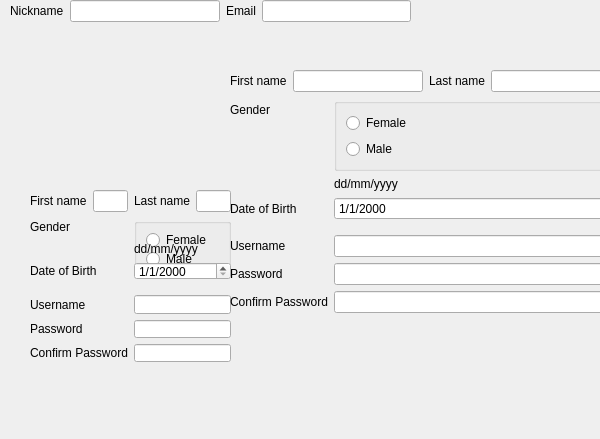
<?xml version="1.0" encoding="UTF-8"?>
<ui version="4.0">
 <class>Form</class>
 <widget class="QWidget" name="Form">
  <property name="geometry">
   <rect>
    <x>0</x>
    <y>0</y>
    <width>600</width>
    <height>439</height>
   </rect>
  </property>
  <property name="windowTitle">
   <string>Form</string>
  </property>
  <widget class="QWidget" name="layoutWidget">
   <property name="geometry">
    <rect>
     <x>10</x>
     <y>0</y>
     <width>401</width>
     <height>22</height>
    </rect>
   </property>
   <layout class="QGridLayout" name="gridLayout_2">
    <item row="0" column="1">
     <widget class="QLineEdit" name="firstname_2"/>
    </item>
    <item row="0" column="3">
     <widget class="QLineEdit" name="surname_2"/>
    </item>
    <item row="0" column="0">
     <widget class="QLabel" name="label_4">
      <property name="text">
       <string>Nickname</string>
      </property>
     </widget>
    </item>
    <item row="0" column="2">
     <widget class="QLabel" name="label_2">
      <property name="text">
       <string>Email</string>
      </property>
     </widget>
    </item>
   </layout>
  </widget>
  <widget class="QWidget" name="widget" native="true">
   <property name="geometry">
    <rect>
     <x>30</x>
     <y>180</y>
     <width>251</width>
     <height>191</height>
    </rect>
   </property>
   <property name="cursor">
    <cursorShape>ArrowCursor</cursorShape>
   </property>
   <property name="mouseTracking">
    <bool>false</bool>
   </property>
   <property name="inputMethodHints">
    <set>Qt::ImhSensitiveData</set>
   </property>
   <widget class="QStackedWidget" name="stackedWidget">
    <property name="geometry">
     <rect>
      <x>20</x>
      <y>20</y>
      <width>451</width>
      <height>211</height>
     </rect>
    </property>
    <property name="currentIndex">
     <number>1</number>
    </property>
    <widget class="QWidget" name="page">
     <widget class="QLabel" name="label_7">
      <property name="geometry">
       <rect>
        <x>30</x>
        <y>30</y>
        <width>111</width>
        <height>51</height>
       </rect>
      </property>
      <property name="text">
       <string>username</string>
      </property>
     </widget>
     <widget class="QLineEdit" name="lineEdit">
      <property name="geometry">
       <rect>
        <x>90</x>
        <y>50</y>
        <width>113</width>
        <height>20</height>
       </rect>
      </property>
     </widget>
    </widget>
    <widget class="QWidget" name="page_3"/>
    <widget class="QWidget" name="page_2"/>
   </widget>
   <widget class="QWidget" name="widget_2" native="true">
    <property name="geometry">
     <rect>
      <x>0</x>
      <y>10</y>
      <width>201</width>
      <height>181</height>
     </rect>
    </property>
    <layout class="QGridLayout" name="gridLayout_4">
     <item row="1" column="0">
      <layout class="QFormLayout" name="formLayout_3">
       <item row="0" column="0">
        <widget class="QLabel" name="label_12">
         <property name="text">
          <string>Gender</string>
         </property>
        </widget>
       </item>
       <item row="0" column="1">
        <widget class="QGroupBox" name="groupBox_2">
         <property name="minimumSize">
          <size>
           <width>0</width>
           <height>60</height>
          </size>
         </property>
         <property name="title">
          <string/>
         </property>
         <layout class="QFormLayout" name="formLayout_4">
          <item row="0" column="0">
           <widget class="QRadioButton" name="female_radioButton_3">
            <property name="text">
             <string>Female</string>
            </property>
           </widget>
          </item>
          <item row="1" column="0">
           <widget class="QRadioButton" name="male_radioButton_2">
            <property name="text">
             <string>Male</string>
            </property>
           </widget>
          </item>
         </layout>
        </widget>
       </item>
       <item row="1" column="1">
        <widget class="QLabel" name="label_13">
         <property name="text">
          <string>dd/mm/yyyy</string>
         </property>
        </widget>
       </item>
       <item row="2" column="0">
        <widget class="QLabel" name="label_14">
         <property name="text">
          <string>Date of Birth</string>
         </property>
        </widget>
       </item>
       <item row="2" column="1">
        <widget class="QDateEdit" name="dateEdit_2">
         <property name="displayFormat">
          <string>d/M/yyyy</string>
         </property>
        </widget>
       </item>
       <item row="3" column="0">
        <widget class="Line" name="line_3">
         <property name="orientation">
          <enum>Qt::Horizontal</enum>
         </property>
        </widget>
       </item>
       <item row="4" column="0">
        <widget class="QLabel" name="label_15">
         <property name="text">
          <string>Username</string>
         </property>
        </widget>
       </item>
       <item row="4" column="1">
        <widget class="QLineEdit" name="username_2"/>
       </item>
       <item row="5" column="0">
        <widget class="QLabel" name="label_16">
         <property name="text">
          <string>Password</string>
         </property>
        </widget>
       </item>
       <item row="5" column="1">
        <widget class="QLineEdit" name="password_2">
         <property name="inputMask">
          <string notr="true"/>
         </property>
         <property name="text">
          <string notr="true"/>
         </property>
        </widget>
       </item>
       <item row="6" column="0">
        <widget class="QLabel" name="label_17">
         <property name="text">
          <string>Confirm Password</string>
         </property>
        </widget>
       </item>
       <item row="6" column="1">
        <widget class="QLineEdit" name="lineEdit_2"/>
       </item>
       <item row="7" column="0">
        <widget class="Line" name="line_4">
         <property name="orientation">
          <enum>Qt::Horizontal</enum>
         </property>
        </widget>
       </item>
      </layout>
     </item>
     <item row="0" column="0">
      <layout class="QGridLayout" name="gridLayout_5">
       <item row="0" column="1">
        <widget class="QLineEdit" name="firstname_4"/>
       </item>
       <item row="0" column="3">
        <widget class="QLineEdit" name="surname_4"/>
       </item>
       <item row="0" column="0">
        <widget class="QLabel" name="label_18">
         <property name="text">
          <string>First name</string>
         </property>
        </widget>
       </item>
       <item row="0" column="2">
        <widget class="QLabel" name="label_20">
         <property name="text">
          <string>Last name</string>
         </property>
        </widget>
       </item>
      </layout>
     </item>
    </layout>
   </widget>
   <zorder>stackedWidget</zorder>
   <zorder>scrollArea</zorder>
   <zorder>widget_2</zorder>
  </widget>
  <widget class="QWidget" name="widget_3" native="true">
   <property name="geometry">
    <rect>
     <x>230</x>
     <y>70</y>
     <width>391</width>
     <height>311</height>
    </rect>
   </property>
   <property name="styleSheet">
    <string notr="true"/>
   </property>
   <layout class="QGridLayout" name="gridLayout_3">
    <item row="0" column="0">
     <layout class="QGridLayout" name="gridLayout_8">
      <item row="0" column="1">
       <widget class="QLineEdit" name="firstname_6"/>
      </item>
      <item row="0" column="0">
       <widget class="QLabel" name="label_28">
        <property name="text">
         <string>First name</string>
        </property>
       </widget>
      </item>
      <item row="0" column="2">
       <widget class="QLabel" name="label_29">
        <property name="text">
         <string>Last name</string>
        </property>
       </widget>
      </item>
      <item row="0" column="3">
       <widget class="QLineEdit" name="surname_6"/>
      </item>
     </layout>
    </item>
    <item row="1" column="0">
     <layout class="QFormLayout" name="formLayout_7">
      <item row="0" column="0">
       <widget class="QLabel" name="label_30">
        <property name="text">
         <string>Gender</string>
        </property>
       </widget>
      </item>
      <item row="0" column="1">
       <widget class="QGroupBox" name="groupBox_4">
        <property name="minimumSize">
         <size>
          <width>0</width>
          <height>60</height>
         </size>
        </property>
        <property name="title">
         <string/>
        </property>
        <layout class="QFormLayout" name="formLayout_8">
         <item row="0" column="0">
          <widget class="QRadioButton" name="female_radioButton_5">
           <property name="text">
            <string>Female</string>
           </property>
          </widget>
         </item>
         <item row="1" column="0">
          <widget class="QRadioButton" name="male_radioButton_4">
           <property name="text">
            <string>Male</string>
           </property>
          </widget>
         </item>
        </layout>
       </widget>
      </item>
      <item row="1" column="1">
       <widget class="QLabel" name="label_31">
        <property name="text">
         <string>dd/mm/yyyy</string>
        </property>
       </widget>
      </item>
      <item row="2" column="0">
       <widget class="QLabel" name="label_32">
        <property name="text">
         <string>Date of Birth</string>
        </property>
       </widget>
      </item>
      <item row="2" column="1">
       <widget class="QDateEdit" name="dateEdit_4">
        <property name="displayFormat">
         <string>d/M/yyyy</string>
        </property>
       </widget>
      </item>
      <item row="3" column="0">
       <widget class="Line" name="line_7">
        <property name="orientation">
         <enum>Qt::Horizontal</enum>
        </property>
       </widget>
      </item>
      <item row="4" column="0">
       <widget class="QLabel" name="label_33">
        <property name="text">
         <string>Username</string>
        </property>
       </widget>
      </item>
      <item row="4" column="1">
       <widget class="QLineEdit" name="username_4"/>
      </item>
      <item row="5" column="0">
       <widget class="QLabel" name="label_34">
        <property name="text">
         <string>Password</string>
        </property>
       </widget>
      </item>
      <item row="5" column="1">
       <widget class="QLineEdit" name="password_4">
        <property name="inputMask">
         <string notr="true"/>
        </property>
        <property name="text">
         <string notr="true"/>
        </property>
       </widget>
      </item>
      <item row="6" column="0">
       <widget class="QLabel" name="label_35">
        <property name="text">
         <string>Confirm Password</string>
        </property>
       </widget>
      </item>
      <item row="6" column="1">
       <widget class="QLineEdit" name="lineEdit_4"/>
      </item>
      <item row="7" column="0">
       <widget class="Line" name="line_8">
        <property name="orientation">
         <enum>Qt::Horizontal</enum>
        </property>
       </widget>
      </item>
     </layout>
    </item>
   </layout>
  </widget>
  <zorder>firstname</zorder>
  <zorder>label_3</zorder>
  <zorder>label</zorder>
  <zorder>surname</zorder>
  <zorder>label</zorder>
  <zorder></zorder>
  <zorder>layoutWidget</zorder>
  <zorder>label_4</zorder>
  <zorder>widget</zorder>
  <zorder>widget_3</zorder>
 </widget>
 <resources/>
 <connections/>
</ui>
